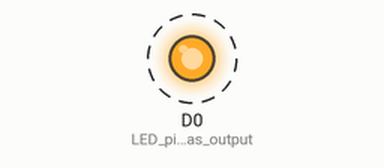
Simulated run of this sketch. Board: ESP8266 (NodeMCU). Parts: output pins drawn as LEDs (lit = HIGH). Dashed ring = blinking.

Above: at 0.5 s.
Timing chart, 0 to 4.6 s (numbered marks = the images above):
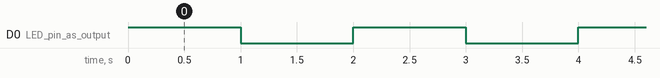

Measured:
- by itself, D0 (LED_pin_as_output): alternates HIGH for 1.0 s and LOW for 1.0 s

The sketch:

Node_Mcu_Simple_LED_Program.ino
```cpp
void setup()
{
pinMode(D0, OUTPUT);    // LED pin as output.
}
void loop()
{

digitalWrite(D0, HIGH);

delay(1000);

digitalWrite(D0, LOW);

delay(1000);
}
```
